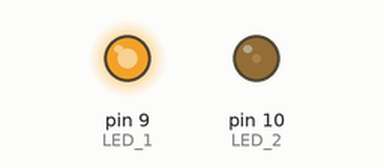
Bench run of a sketch on a simulated Arduino Uno, built with avr-gcc and run on an emulated ATmega328P. Shown: output pins drawn as LEDs (lit = HIGH).

Above: at 0.05 s.
At 0.25 s:
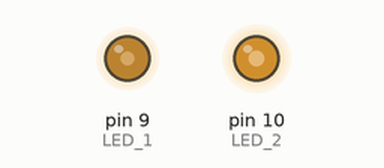
At 0.35 s:
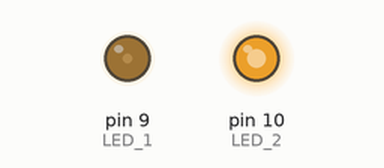
At 0.7 s:
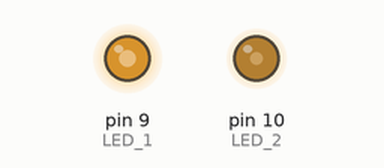
Timing chart, 0 to 3.0 s (numbered marks = the images above):
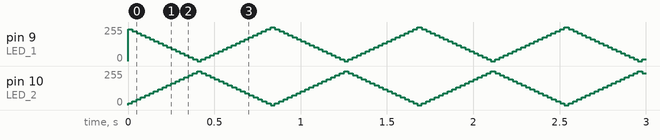

The sketch:

sketch_dec19a.ino
```cpp
// ЛР7. Пример 3
#define LED_1 9
#define LED_2 10
void setup() {
pinMode (LED_1, OUTPUT);
pinMode (LED_2, OUTPUT);
}
int gc=255;
int yc=0;
int state = 0;
void loop() {
switch (state){
case 0:
gc-=15;
yc+=15;
if (yc==255)
state=1;
break;
case 1:
yc-=15;
gc+=15;
if (gc==255)
state=0;
break;
}
analogWrite(LED_1, gc);
analogWrite(LED_2, yc);
delay(25);
}
```
